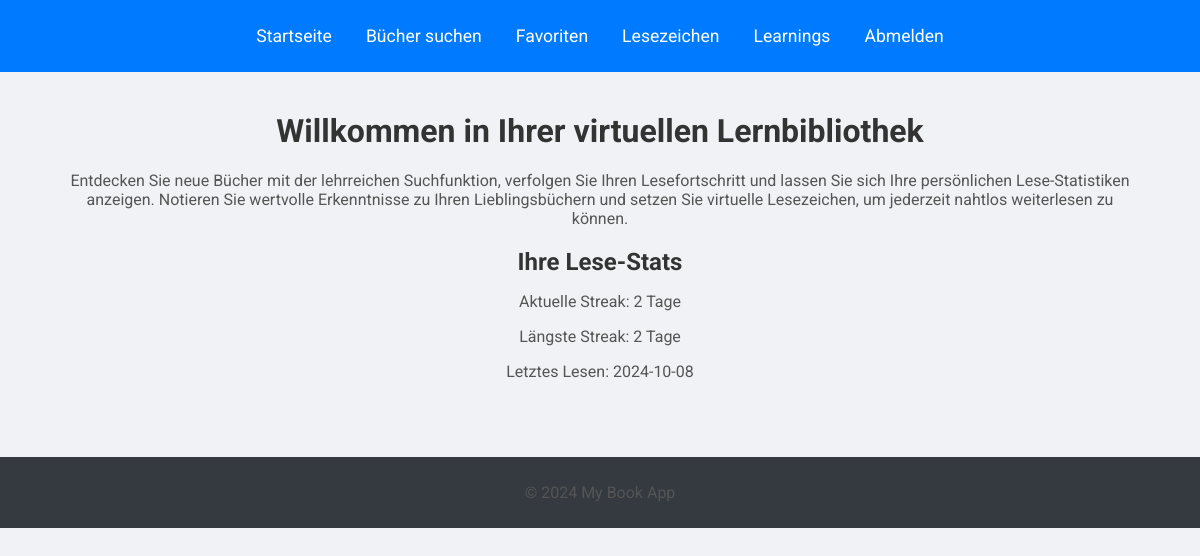
Page / (signed in) on the earlier database version.
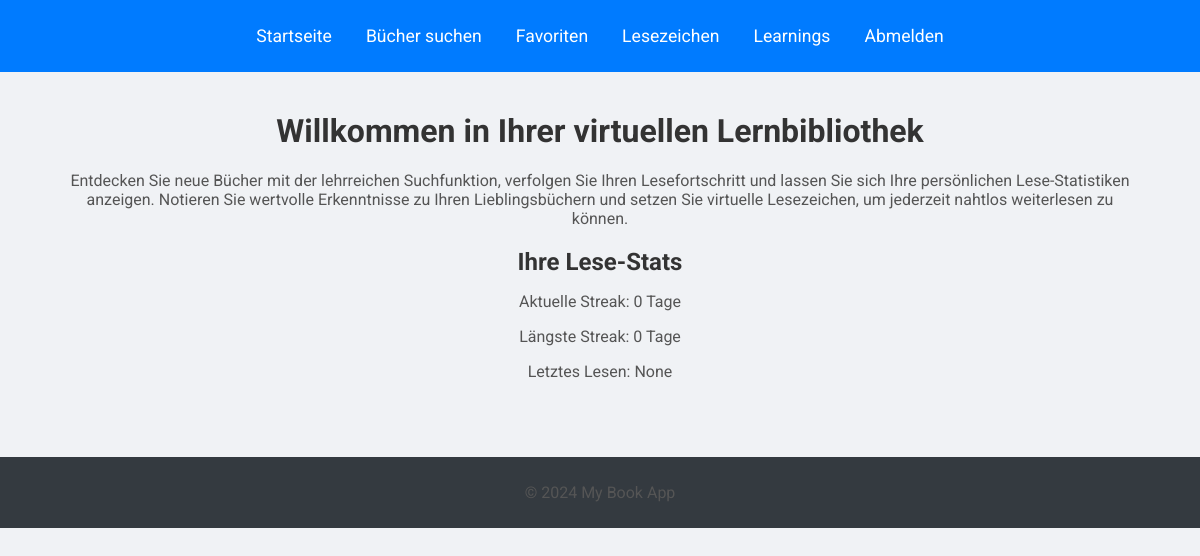
Same page on the later database version.
### tables this page shows
CREATE TABLE users (
                id INTEGER PRIMARY KEY AUTOINCREMENT,
                username TEXT NOT NULL,
                password TEXT NOT NULL,
                last_read_date DATE,
                current_streak INTEGER DEFAULT 0,
                longest_streak INTEGER DEFAULT 0
            );

### app.py (the view)
@app.route('/')
def index():
    user_id = session.get('user_id')
    streak_data = None
    if user_id:
        streak_data = database.get_user_streak_data(user_id)
        logging.info(f"Displayed streak data for user {user_id}.")
    else:
        logging.info("Homepage accessed without login.")
    return render_template('index.html', streak_data=streak_data)

### backend/database.py (called while the page is built, shortened)
def connect_to_db():
    try:
        conn = sqlite3.connect('database.db')
        logging.info("Database connection established successfully.")
        return conn
    except sqlite3.Error as e:
        logging.error(f"Database connection failed: {e}")
        raise e

def get_user_streak_data(user_id):
    conn = connect_to_db()
    cur = conn.cursor()
    try:
        cur.execute("SELECT current_streak, longest_streak, last_read_date FROM users WHERE id = ?", (user_id,))
        result = cur.fetchone()
        if result:
            current_streak, longest_streak, last_read_date = result
            return {
                "current_streak": current_streak,
                "longest_streak": longest_streak,
                "last_read_date": last_read_date
            }
        return {
            "current_streak": 0,
            "longest_streak": 0,
            "last_read_date": None
        }
    finally:
        conn.close()

### templates/index.html (shortened to what this page needs)
{% extends "base.html" %}
{% block content %}
    <div class="container">
        <h1>Willkommen in Ihrer virtuellen Lernbibliothek</h1>
        {% if session.user_id %}
            <p>Entdecken Sie neue Bücher mit der lehrreichen Suchfunktion, verfolgen Sie Ihren Lesefortschritt und lassen Sie sich Ihre persönlichen Lese-Statistiken anzeigen. Notieren Sie wertvolle Erkenntnisse zu Ihren Lieblingsbüchern und setzen Sie virtuelle Lesezeichen, um jederzeit nahtlos weiterlesen zu können.</p>
            {% if streak_data %}
                <div class="streak-info">
                    <h2>Ihre Lese-Stats</h2>
                    <p>Aktuelle Streak: {{ streak_data.current_streak }} Tage</p>
                    <p>Längste Streak: {{ streak_data.longest_streak }} Tage</p>
                    <p>Letztes Lesen: {{ streak_data.last_read_date }}</p>
                </div>
            {% else %}
                <p>Ihre Lese-Streaks werden noch erfasst.</p>
            {% endif %}
        {% endif %}
    </div>
{% endblock %}

### templates/base.html (shortened to what this page needs)
<!DOCTYPE html>
<html lang="en">
<head>
    <link rel="stylesheet" href="/static/styles.css">
</head>
<body>
    <div class="wrapper">
        <header>
            <nav>
                <ul>
                    <li><a href="/">Startseite</a></li>
                    <li><a href="/search">Bücher suchen</a></li>
                    <li><a href="/favorites">Favoriten</a></li>
                    <li><a href="/bookmark">Lesezeichen</a></li>
                    <li><a href="/learnings">Learnings</a></li>
                    {% if session.user_id %}
                        <li><a href="/logout">Abmelden</a></li>
                    {% else %}
                        <li><a href="/login">Anmelden</a></li>
                        <li><a href="/register">Registrieren</a></li>
                    {% endif %}
                </ul>
            </nav>
        </header>
        <div class="content">
            {% block content %}{% endblock %}
        </div>
        <footer>
            <p>&copy; 2024 My Book App</p>
        </footer>
    </div>
</body>
</html>

### static/styles.css (style rules this page uses)
body { font-family: 'Roboto', sans-serif; background-color: #f0f2f5; margin: 0; padding: 0; color: #333; }
h1, h2 { font-weight: 700; color: #333; }
h1 { font-size: 2em; margin-top: 20px; text-align: center; }
h2 { font-size: 1.5em; margin-bottom: 15px; }
p, label { font-weight: 400; color: #555; font-size: 1em; }
a { text-decoration: none; color: inherit; }
.container { width: 90%; max-width: 1200px; margin: 0 auto; padding: 20px; text-align: center; }
header { background-color: #007BFF; padding: 10px 0; text-align: center; }
header nav ul { list-style-type: none; padding: 0; }
header nav ul li { display: inline; margin: 0 15px; }
header nav ul li a { color: white; text-decoration: none; font-size: 1.1em; }
footer { text-align: center; padding: 10px 0; background-color: #343a40; color: #ffffff; width: 100%; margin-top: 40px; }

Differences in the rows shown:
no longer on this page (row edited): users: current_streak "2", longest_streak "2", last_read_date "2024-10-08"
Other differences:
{{ streak_data.current_streak }}: (not shown) → "0"
{{ streak_data.longest_streak }}: (not shown) → "0"
{{ streak_data.last_read_date }}: (not shown) → "None"
